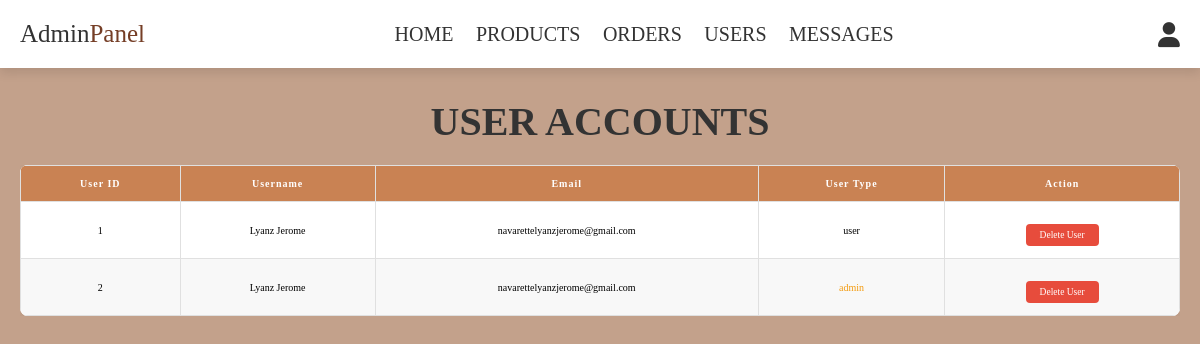
Screenshot of /admin_users.php (signed in) with the database file from the repository.
### tables this page shows
CREATE TABLE `users` (
  `id` int(100) NOT NULL,
  `name` varchar(100) NOT NULL,
  `email` varchar(100) NOT NULL,
  `password` varchar(100) NOT NULL,
  `user_type` varchar(20) NOT NULL DEFAULT 'user'
);

### admin_users.php (the view, shortened to what this page needs)
<?php
include 'config.php';
?>
<!DOCTYPE html>
<html lang="en">
<head>
   <link rel="stylesheet" href="https://cdnjs.cloudflare.com/ajax/libs/font-awesome/6.0.0/css/all.min.css">
   <link rel="stylesheet" href="css/admin_style.css">
</head>
<body>
<?php include 'admin_header.php'; ?>
<section class="users">
   <h1 class="title"> user accounts </h1>
<div class="table-container">
   <table class="cart-table">
      <thead>
         <tr>
            <th>User ID</th>
            <th>Username</th>
            <th>Email</th>
            <th>User Type</th>
            <th>Action</th>
         </tr>
      </thead>
      <tbody>
         <?php
            $select_users = mysqli_query($conn, "SELECT * FROM `users`") or die('query failed');
            while($fetch_users = mysqli_fetch_assoc($select_users)){
         ?>
         <tr>
            <td><?php echo $fetch_users['id']; ?></td>
            <td><?php echo $fetch_users['name']; ?></td>
            <td><?php echo $fetch_users['email']; ?></td>
            <td>
               <span style="color:<?php if($fetch_users['user_type'] == 'admin'){ echo 'var(--orange)'; } ?>">
                  <?php echo $fetch_users['user_type']; ?>
               </span>
            </td>
            <td>
               <a href="admin_users.php?delete=<?php echo $fetch_users['id']; ?>" onclick="return confirm('delete this user?');" class="delete-btn">delete user</a>
            </td>
         </tr>
         <?php } ?>
      </tbody>
   </table>
</div>
</section>
</body>
</html>

### css/admin_style.css (style rules this page uses)
:root { --blue:#753e26; --red:#c0392b; --orange:#f39c12; --black:#333; --white:#fff; --light-color:#000; --light-white:#ccc; --light-bg:#c3a18b; --border:.1rem solid var(--black); --box-shadow:0 .5rem 1rem rgba(0,0,0,.1); }
* { font-family: Century 'Franklin Gothic Medium', 'Arial Narrow', Arial, sans-serif; margin:0; padding:0; box-sizing: border-box; outline: none; border:none; text-decoration: none; transition:all .2s linear; }
html { font-size: 62.5%; overflow-x: hidden; }
body { background-color: #c3a18b; }
section { padding:3rem 2rem; }
.title { text-align: center; margin-bottom: 2rem; text-transform: uppercase; color:var(--black); font-size: 4rem; }
.btn, .option-btn, .delete-btn, .white-btn { display: inline-block; margin-top: 1rem; padding:1rem 3rem; cursor: pointer; color:var(--blue); font-size: 1.8rem; border-radius: .5rem; text-transform: capitalize; }
.delete-btn { background-color: var(--red); }
.table-container { width: 100%; overflow-x: auto; margin: 20px 0; }
.cart-table { width: 100%; border-collapse: collapse; background: #fff; border-radius: 8px; overflow: hidden; box-shadow: 0 2px 8px rgba(0,0,0,0.06); }
.cart-table th, .cart-table td { border: 1px solid #e0e0e0; padding: 12px 14px; text-align: center; font-size: 1em; }
.cart-table th { background: #c98253; color: #fff; font-weight: 600; letter-spacing: 1px; }
.cart-table tr:nth-child(even) { background: #f8f8f8; }
.option-btn, .delete-btn, .select-btn { padding: 6px 14px; border: none; border-radius: 4px; cursor: pointer; font-size: 0.95em; transition: background 0.2s; }
.delete-btn { background: #e74c3c; color: #fff; text-decoration: none; }

### rows the page displays
users: id "1", name "Lyanz Jerome", email "navarettelyanzjerome@gmail.com", user_type "user"
users: id "2", name "Lyanz Jerome", email "navarettelyanzjerome@gmail.com", user_type "admin"
